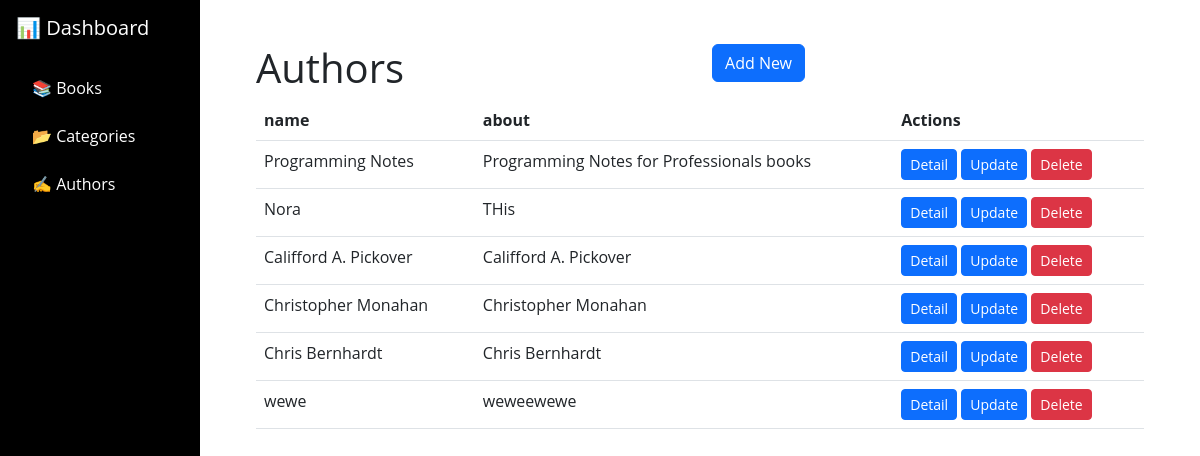
The app's page /dash/authors/ with its own data.
### main/models.py (models this page shows, shortened)
class Author(models.Model):
    name = models.CharField(max_length=100)
    about = models.TextField()

### main/views.py (the view)
# urls.py: path('dash/authors/', views.AuthorListView.as_view(), name='authors'),
class AuthorListView(ListViewGeneric):
    model = Author
    title = "Authors"
    columns = ["name", "about"]
    add_url = reverse_lazy("add_author")
    update_url = ("update_author")
    delete_url = ("delete_author")
    detail_url = ("author_detail")

### main/templatetags/custom_filter.py (called while the page is built)
@register.filter
def attr(obj, attr_name):
    return getattr(obj, attr_name)

### main/views.py (called while the page is built)
    def get_context_data(self, **kwargs):
        context = super().get_context_data(**kwargs)
        context['title'] = self.title
        context['columns'] = self.columns
        context['add_url'] = self.add_url
        context['update_url'] = self.update_url
        context['delete_url'] = self.delete_url
        context['detail_url'] = self.detail_url
        return context

    def get_queryset(self):
        return self.model.objects.all()

### main/templates/dash/list_view.html (shortened to what this page needs)
{% extends 'dash/base.html' %} {% load custom_filter %} {% block content %}
<div class="container">
  <div class="row">
    <div class="col-md-6">
      <h1>{{ title }}</h1>
    </div>
    <div class="col-md-6">
      <a href="{{ add_url }}" class="btn btn-primary">Add New</a>
    </div>
  </div>
  <table class="table">
    <thead>
      {% for column in columns %}
      <th>{{ column }}</th>
      {% endfor %}
      <th>Actions</th>
    </thead>
    <tbody>
      {% for object in objects %}
      <tr>
        {% for column in columns %}
        <td>{{ object|attr:column }}</td>
        {% endfor %}
        <td>
          <a href="{% url detail_url object.id %}" class="btn btn-sm btn-primary">Detail</a>
          <a href="{% url update_url object.id %}" class="btn btn-sm btn-primary">Update</a>
          <a href="{% url delete_url object.id %}" class="btn btn-sm btn-danger">Delete</a>
        </td>
      </tr>
      {% endfor %}
    </tbody>
  </table>
  {% endblock %}

### main/static/style.css (style rules this page uses)
body { font-family: 'Open Sans', sans-serif; }

### records on screen
Author: columns "Programming Notes" "Programming Notes for Professionals books"
Author: columns "Nora" "THis"
Author: columns "Califford A. Pickover" "Califford A. Pickover"
Author: columns "Christopher Monahan" "Christopher Monahan"
Author: columns "Chris Bernhardt" "Chris Bernhardt"
Author: columns "wewe" "weweewewe"

### other values on screen
{{ title }} "Authors"
{{ column }} "name" "about"
